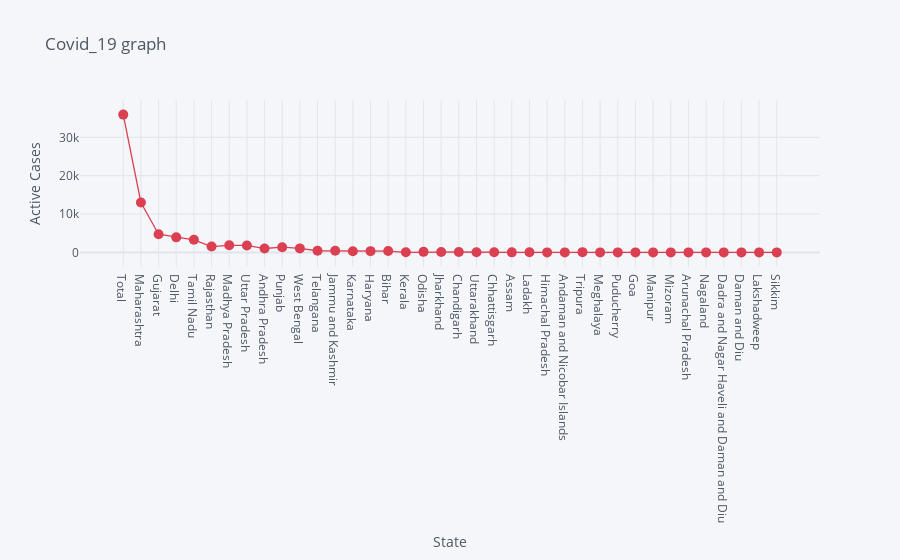

This figure's notebook cell:
### Markdown cell above
# Active Cases per State

### Code cell
df.iplot(kind= 'scatter', x= 'State', y='Active', mode= 'markers+lines', title= 'Covid_19 graph', xTitle= 'State', yTitle= 'Active Cases', color= 'red', size= 10)

### Figure 1 — Plotly figure (JSON) as saved in the notebook; plotly's stock layout.template omitted (floating-point values rounded to 4 significant figures)
{"data": [{"line": {"color": "rgba(219, 64, 82, 1.0)", "dash": "solid", "shape": "linear", "width": 1.3}, "marker": {"size": 10, "symbol": "circle"}, "mode": "markers+lines", "name": "Active", "text": "", "type": "scatter", "x": ["Total", "Maharashtra", "Gujarat", "Delhi", "Tamil Nadu", "Rajasthan", "Madhya Pradesh", "Uttar Pradesh", "Andhra Pradesh", "Punjab", "West Bengal", "Telangana", "Jammu and Kashmir", "Karnataka", "Haryana", "Bihar", "Kerala", "Odisha", "Jharkhand", "Chandigarh", "Uttarakhand", "Chhattisgarh", "Assam", "Ladakh", "Himachal Pradesh", "Andaman and Nicobar Islands", "Tripura", "Meghalaya", "Puducherry", "Goa", "Manipur", "Mizoram", "Arunachal Pradesh", "Nagaland", "Dadra and Nagar Haveli and Daman and Diu", "Daman and Diu", "Lakshadweep", "Sikkim"], "y": [35923, 13013, 4729, 3925, 3278, 1521, 1854, 1808, 1012, 1364, 1047, 430, 445, 309, 327, 350, 30, 142, 87, 102, 21, 23, 10, 25, 3, 1, 62, 1, 3, 0, 0, 0, 0, 0, 1, 0, 0, 0]}], "layout": {"legend": {"bgcolor": "#F5F6F9", "font": {"color": "#4D5663"}}, "paper_bgcolor": "#F5F6F9", "plot_bgcolor": "#F5F6F9", "title": {"font": {"color": "#4D5663"}, "text": "Covid_19 graph"}, "xaxis": {"gridcolor": "#E1E5ED", "showgrid": true, "tickfont": {"color": "#4D5663"}, "title": {"font": {"color": "#4D5663"}, "text": "State"}, "zerolinecolor": "#E1E5ED"}, "yaxis": {"gridcolor": "#E1E5ED", "showgrid": true, "tickfont": {"color": "#4D5663"}, "title": {"font": {"color": "#4D5663"}, "text": "Active Cases"}, "zerolinecolor": "#E1E5ED"}}}
